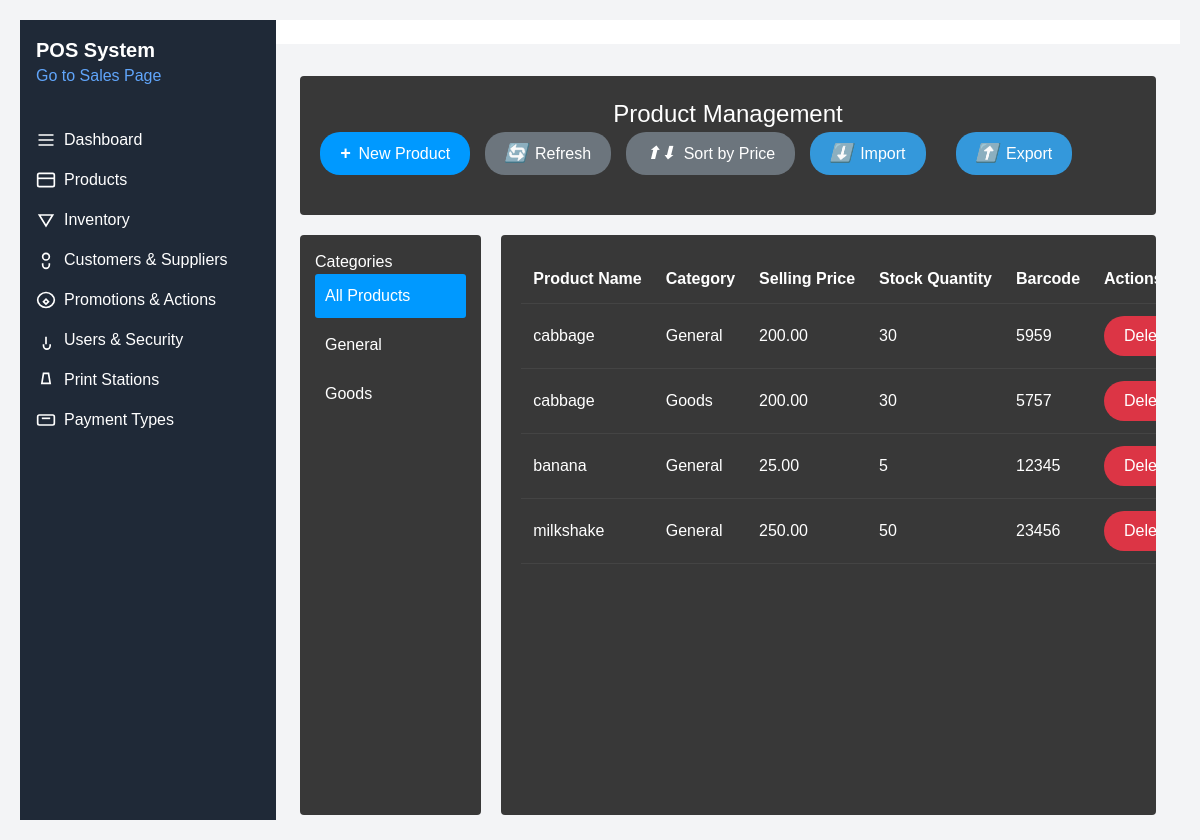
Before: /management/product/ with the older database file.
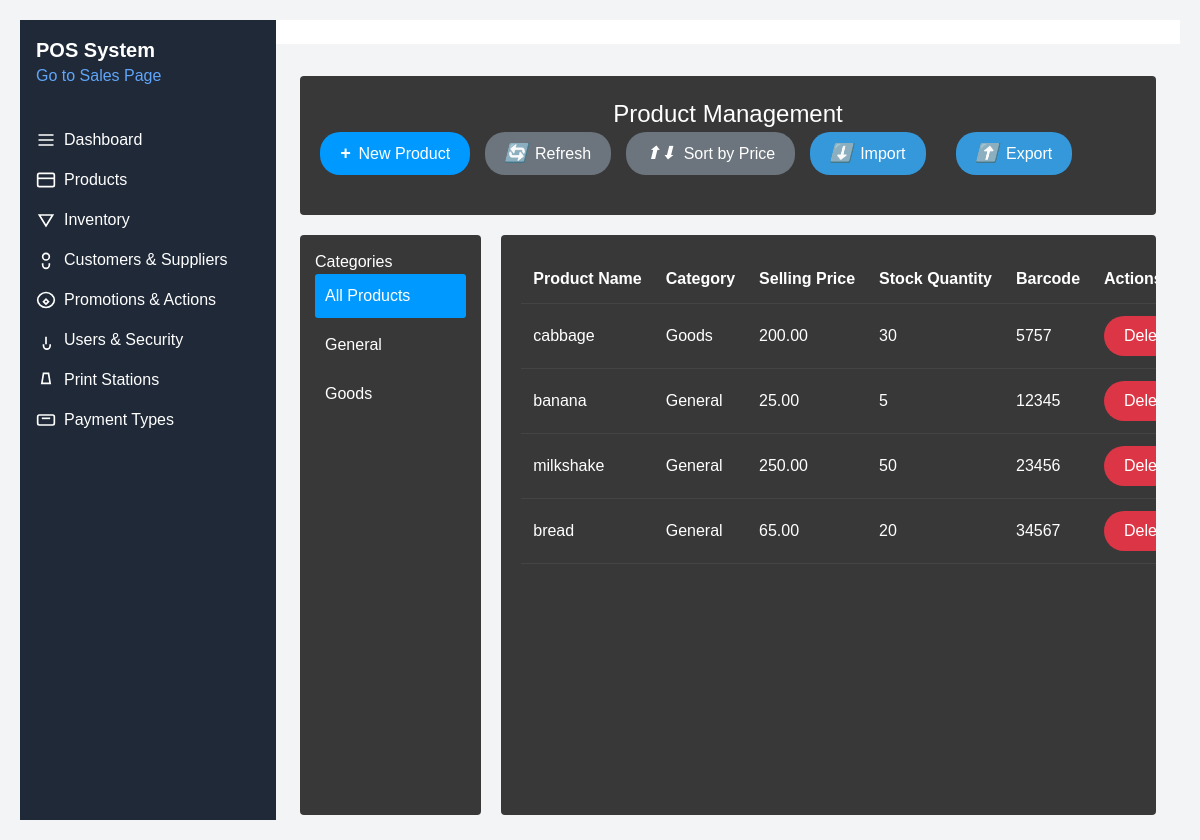
After: the same page with the newer database file.
### product/models.py (models this page shows)
class Category(models.Model):
    name = models.CharField(max_length=255)

class Product(models.Model):
    name = models.CharField(max_length=255)
    category = models.ForeignKey(Category, on_delete=models.CASCADE)
    subcategory = models.ForeignKey(SubCategory, on_delete=models.CASCADE, null=True, blank=True)
    buying_price = models.DecimalField(max_digits=10, decimal_places=2)
    selling_price = models.DecimalField(max_digits=10, decimal_places=2)
    stock_quantity = models.PositiveIntegerField()
    barcode = models.CharField(max_length=255, unique=True)
    description = models.TextField(blank=True, null=True)
    unit = models.CharField(max_length=50)
    active = models.BooleanField(default=True)
    is_service = models.BooleanField(default=False)

### product/views.py (the view)
# urls.py: path('', views.product_list, name='product-list'),
def product_list(request, category_id=None):
    categories = Category.objects.all()
    products = Product.objects.filter(category_id=category_id) if category_id else Product.objects.all()
    return render(request, 'product_list.html', {
        'products': products,
        'categories': categories,
        'selected_category': category_id
    })

### product/templates/product_list.html (shortened to what this page needs)
{% extends 'management/management.html' %}
{% block content %}
<div class="header-container">
    <h1 class="page-title">Product Management</h1>
    <div class="action-buttons">
        <a href="{% url 'product-create' %}" class="btn btn-primary">
            <i class="plus-icon">+</i>
            New Product
        </a>
        <button class="btn btn-refresh" onclick="refreshPage()">
            <i class="refresh-icon">🔄</i>
            Refresh
        </button>
        <button class="btn btn-sort" onclick="sortProducts()">
            <i class="sort-icon">⬆⬇</i>
            Sort by Price
        </button>
        <div class="import-export-group">
            <button class="btn btn-success" onclick="document.getElementById('fileInput').click()">
                <i class="down-arrow">⬇️</i> Import
            </button>
            <a href="{% url 'export-products' %}" class="btn btn-info">
                <i class="up-arrow">⬆️</i> Export
            </a>
        </div>
    </div>
</div>
<div class="main-container">
    <div class="categories-sidebar">
        <h2>Categories</h2>
        <ul class="categories-list">
            <li class="category-item {% if not selected_category %}active{% endif %}">
                <a href="{% url 'product-list' %}" style="color: white;">All Products</a>
            </li>
            {% for category in categories %}
                <li class="category-item {% if category.id == selected_category %}active{% endif %}">
                    <a href="{% url 'category-products' category.id %}" style="color: white;">{{ category.name }}</a>
                </li>
            {% endfor %}
        </ul>
    </div>
    <div class="products-container">
        <table class="products-table">
            <thead>
                <tr>
                    <th>Product Name</th>
                    <th>Category</th>
                    <th>Selling Price</th>
                    <th>Stock Quantity</th>
                    <th>Barcode</th>
                    <th>Actions</th>
                </tr>
            </thead>
            <tbody>
                {% for product in products %}
                    <tr>
                        <td>{{ product.name }}</td>
                        <td>{{ product.category.name }}</td>
                        <td>{{ product.selling_price }}</td>
                        <td>{{ product.stock_quantity }}</td>
                        <td>{{ product.barcode }}</td>
                        <td>
                            <form action="{% url 'product-delete' product.id %}" method="post" style="display: inline;">
                                <button type="submit" class="btn btn-danger">Delete</button>
                            </form>
                        </td>
                    </tr>
                {% empty %}
                    <tr>
                        <td colspan="6" style="text-align: center; color: #999;">No products found.</td>
                    </tr>
                {% endfor %}
            </tbody>
        </table>
    </div>
</div>
{% endblock %}

### management/templates/management/management.html (shortened to what this page needs)
{% load static %}
<!DOCTYPE html>
<html lang="en">
<head>
    <link href="https://cdnjs.cloudflare.com/ajax/libs/tailwindcss/2.2.19/tailwind.min.css" rel="stylesheet">
    <link href="{% static 'css/style.css' %}" rel="stylesheet">
</head>
<body class="bg-gray-100">
    <div class="flex h-screen">
        <div class="w-64 bg-gray-800 text-white flex-shrink-0">
            <div class="p-4">
                <h1 class="text-xl font-bold">POS System</h1>
                <a href="{% url 'sales' %}" class="text-blue-400 hover:text-blue-600">
                    Go to Sales Page
                </a>
            </div>
            <nav class="mt-4">
                <ul>
                    <li class="px-4 py-2 hover:bg-gray-700">
                        <a href="{% url 'dashboard' %}" class="flex items-center">
                            <svg class="w-5 h-5 mr-2" xmlns="http://www.w3.org/2000/svg" viewBox="0 0 24 24" fill="none" stroke="currentColor" stroke-width="2">
                                <path d="M3 12h18M3 6h18M3 18h18"></path>
                            </svg>
                            Dashboard
                        </a>
                    </li>
                    <li class="px-4 py-2 hover:bg-gray-700">
                        <a href="{% url 'product-list' %}" class="flex items-center">
                            <svg class="w-5 h-5 mr-2" xmlns="http://www.w3.org/2000/svg" viewBox="0 0 24 24" fill="none" stroke="currentColor" stroke-width="2">
                                <rect x="2" y="4" width="20" height="16" rx="2"></rect>
                                <path d="M2 10h20"></path>
                            </svg>
                            Products
                        </a>
                    </li>
                    <li class="px-4 py-2 hover:bg-gray-700">
                        <a href="{% url 'product-list' %}" class="flex items-center">
                            <svg class="w-5 h-5 mr-2" xmlns="http://www.w3.org/2000/svg" viewBox="0 0 24 24" fill="none" stroke="currentColor" stroke-width="2">
                                <path d="M20 6H4l8 13L20 6z"></path>
                            </svg>
                            Inventory
                        </a>
                    </li>
                    <li class="px-4 py-2 hover:bg-gray-700">
                        <a href="#" class="flex items-center">
                            <svg class="w-5 h-5 mr-2" xmlns="http://www.w3.org/2000/svg" viewBox="0 0 24 24" fill="none" stroke="currentColor" stroke-width="2">
                                <circle cx="12" cy="8" r="4"></circle>
                                <path d="M16 16v2a4 4 0 01-8 0v-2"></path>
                            </svg>
                            Customers & Suppliers
                        </a>
                    </li>
                    <li class="px-4 py-2 hover:bg-gray-700">
                        <a href="#" class="flex items-center">
                            <svg class="w-5 h-5 mr-2" xmlns="http://www.w3.org/2000/svg" viewBox="0 0 24 24" fill="none" stroke="currentColor" stroke-width="2">
                                <path d="M12 21C6.48 21 2 16.52 2 12s4.48-9 10-9 10 4.48 10 9-4.48 9-10 9z"></path>
                                <path d="M12 17l-3-3 3-3 3 3-3 3z"></path>
                            </svg>
                            Promotions & Actions
                        </a>
                    </li>
                    <li class="px-4 py-2 hover:bg-gray-700">
                        <a href="#" class="flex items-center">
                            <svg class="w-5 h-5 mr-2" xmlns="http://www.w3.org/2000/svg" viewBox="0 0 24 24" fill="none" stroke="currentColor" stroke-width="2">
                                <path d="M12 17V8m0-4h.01"></path>
                                <path d="M9 17v2a4 4 0 008 0v-2"></path>
                            </svg>
                            Users & Security
                        </a>
                    </li>
                    <li class="px-4 py-2 hover:bg-gray-700">
                        <a href="#" class="flex items-center">
                            <svg class="w-5 h-5 mr-2" xmlns="http://www.w3.org/2000/svg" viewBox="0 0 24 24" fill="none" stroke="currentColor" stroke-width="2">
                                <path d="M9 4h6l2 12H7L9 4z"></path>
                            </svg>
                            Print Stations
                        </a>
                    </li>
                    <li class="px-4 py-2 hover:bg-gray-700">
                        <a href="#" class="flex items-center">
                            <svg class="w-5 h-5 mr-2" xmlns="http://www.w3.org/2000/svg" viewBox="0 0 24 24" fill="none" stroke="currentColor" stroke-width="2">
                                <rect x="2" y="6" width="20" height="12" rx="2"></rect>
                                <path d="M7 10h10"></path>
                            </svg>
                            Payment Types
                        </a>
                    </li>
                </ul>
            </nav>
        </div>
        <div class="flex-1 flex flex-col overflow-hidden">
            <header class="bg-white shadow">
                <div class="px-4 py-3">
                </div>
            </header>
            <main class="flex-1 overflow-x-hidden overflow-y-auto bg-gray-100">
                <div class="container mx-auto px-6 py-8">
                    {% block content %}{% endblock %}
                </div>
            </main>
        </div>
    </div>
</body>
</html>

### static/css/style.css (style rules this page uses)
body { font-family: Arial, sans-serif; background-color: #f0f0f0; color: #333; }
.btn { background-color: #3498db; color: white; padding: 10px 15px; border: none; cursor: pointer; }

### product/templates/product_list.html (style rules this page uses)
.header-container { background-color: #383838; padding: 20px; border-radius: 4px; margin-bottom: 20px; }
body { background-color: #2e3133; color: white; margin: 0; padding: 20px; }
.page-title { font-size: 24px; margin-bottom: 0 0 20px 0; text-align: center; }
.action-buttons { margin-bottom: 20px; }
.btn { padding: 8px 20px; font-size: 16px; border: none; margin-right: 10px; cursor: pointer; border-radius: 20px; display: inline-flex; align-items: center; gap: 8px; }
.btn i { font-size: 18px; }
.plus-icon { font-weight: bold; font-size: 20px; }
.btn-primary { background-color: #0099ff; color: white; }
.btn-refresh, .btn-sort { background-color: #6c757d; color: white; }
.btn-danger { background-color: #dc3545; color: white; }
.main-container { display: flex; gap: 20px; margin-top: 20px; min-height: calc(100vh - 220px); }
.categories-sidebar { width: 200px; background-color: #383838; padding: 15px; border-radius: 4px; display: flex; flex-direction: column; }
.category-item { padding: 10px; margin-bottom: 5px; border-radius: 3px; cursor: pointer; }
.category-item.active { background-color: #0099ff; }
.products-container { flex-grow: 1; background-color: #383838; padding: 20px; border-radius: 4px; overflow-x: auto; }
.products-table { width: 100%; border-collapse: collapse; }
.products-table thead { position: sticky; top: 0; background-color: #383838; z-index: 1; }
.products-table th, .products-table td { padding: 12px; border-bottom: 1px solid #444; white-space: nowrap; text-align: left; }
.products-container { overflow-x: auto; }
.import-export-group { display: inline-flex; gap: 10px; align-items: center; }

Changed rows visible on the page:
removed Product: name "cabbage", category.name "General", selling_price "200.00", stock_quantity "30", barcode "5959"
added Product: name "bread", category.name "General", selling_price "65.00", stock_quantity "20", barcode "34567"
